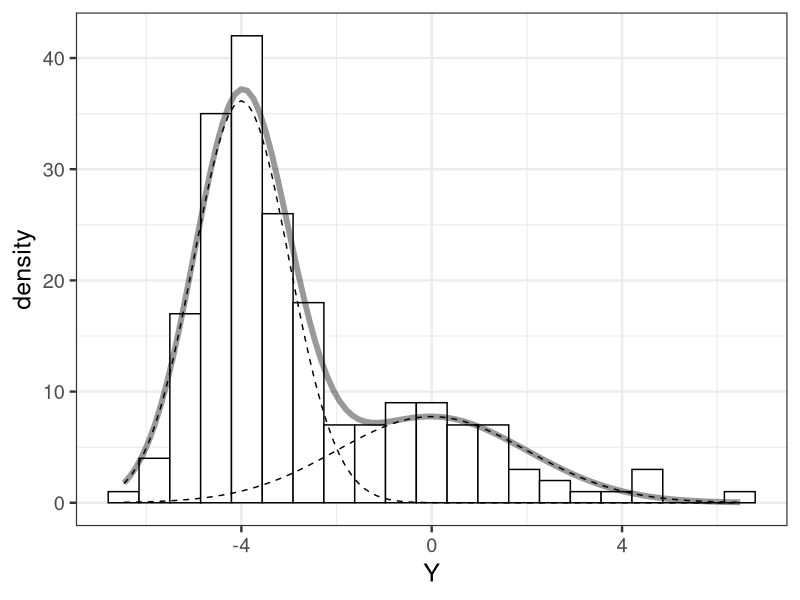

This chart was generated by the following R code:
library(ggplot2)

set.seed(123)
N <- 200
a <- 0.3
d1 <- rnorm(N, mean=0, sd=2)
d2 <- rnorm(N, mean=-4, sd=1)
d3 <- (runif(N) <= a)
Y <- d1*d3 + d2*(1-d3)
# dens <- density(Y)
# plot(dens$x, dens$y)
d <- data.frame(Y)

comp1 <- function(x) a*nrow(d)*bw*dnorm(x, mean=0, sd=2)
comp2 <- function(x) (1-a)*nrow(d)*bw*dnorm(x, mean=-4, sd=1)
comp_sum <- function(x) a*nrow(d)*bw*dnorm(x, mean=0, sd=2) + (1-a)*nrow(d)*bw*dnorm(x, mean=-4, sd=1)
dens <- density(d$Y)
bw <- diff(range(d$Y))/20
p <- ggplot(data=d, aes(x=Y)) +
  theme_bw(base_size=18) +
  geom_histogram(binwidth=bw, colour='black', fill='white') +
  stat_function(fun=comp1, linetype='dashed') +
  stat_function(fun=comp2, linetype='dashed') +
  stat_function(fun=comp_sum, linetype='solid', size=2, alpha=0.4) +
  labs(x='Y', y='density')
ggsave(file='output/fig9-1.png', plot=p, dpi=300, w=4, h=3)
